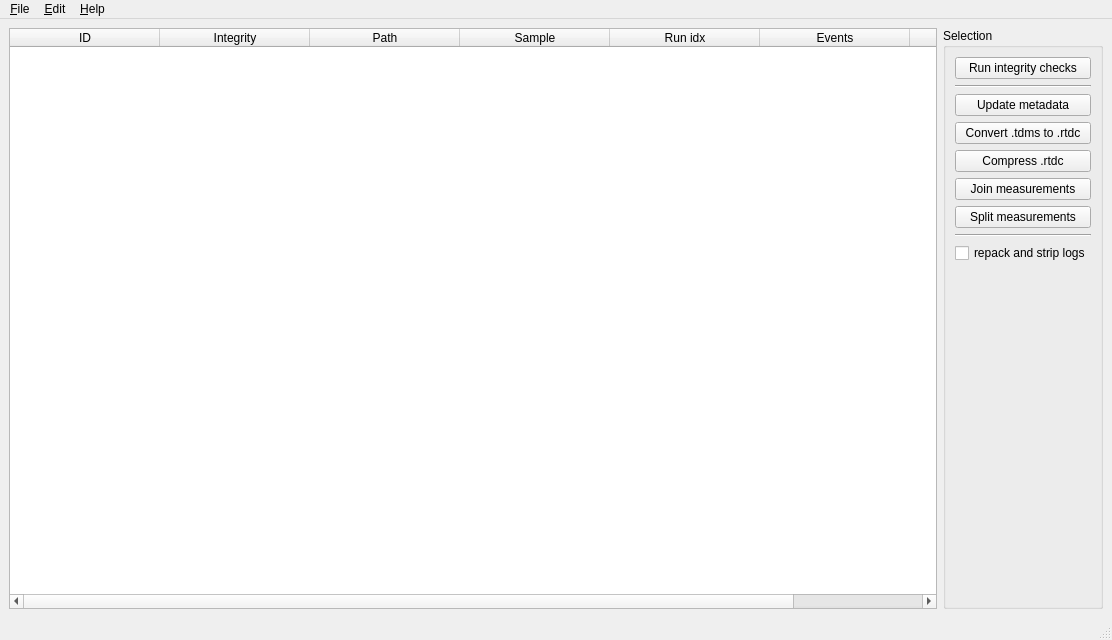
<?xml version="1.0" encoding="UTF-8"?>
<ui version="4.0">
 <class>MainWindow</class>
 <widget class="QMainWindow" name="MainWindow">
  <property name="geometry">
   <rect>
    <x>0</x>
    <y>0</y>
    <width>1112</width>
    <height>640</height>
   </rect>
  </property>
  <property name="acceptDrops">
   <bool>true</bool>
  </property>
  <property name="windowTitle">
   <string>MainWindow</string>
  </property>
  <widget class="QWidget" name="centralwidget">
   <layout class="QHBoxLayout" name="horizontalLayout">
    <item>
     <widget class="QTableWidget" name="tableWidget">
      <property name="dragEnabled">
       <bool>false</bool>
      </property>
      <property name="dragDropMode">
       <enum>QAbstractItemView::NoDragDrop</enum>
      </property>
      <property name="alternatingRowColors">
       <bool>true</bool>
      </property>
      <property name="gridStyle">
       <enum>Qt::CustomDashLine</enum>
      </property>
      <property name="sortingEnabled">
       <bool>true</bool>
      </property>
      <attribute name="horizontalHeaderCascadingSectionResizes">
       <bool>true</bool>
      </attribute>
      <attribute name="horizontalHeaderDefaultSectionSize">
       <number>150</number>
      </attribute>
      <attribute name="horizontalHeaderStretchLastSection">
       <bool>true</bool>
      </attribute>
      <column>
       <property name="text">
        <string>ID</string>
       </property>
      </column>
      <column>
       <property name="text">
        <string>Integrity</string>
       </property>
      </column>
      <column>
       <property name="text">
        <string>Path</string>
       </property>
       <property name="toolTip">
        <string/>
       </property>
      </column>
      <column>
       <property name="text">
        <string>Sample</string>
       </property>
      </column>
      <column>
       <property name="text">
        <string>Run idx</string>
       </property>
      </column>
      <column>
       <property name="text">
        <string>Events</string>
       </property>
      </column>
      <column>
       <property name="text">
        <string>Flow rate</string>
       </property>
      </column>
     </widget>
    </item>
    <item>
     <widget class="QGroupBox" name="groupBox">
      <property name="title">
       <string>Selection</string>
      </property>
      <layout class="QVBoxLayout" name="verticalLayout">
       <item>
        <widget class="QPushButton" name="pushButton_integrity">
         <property name="toolTip">
          <string>checks all datasets for integrity</string>
         </property>
         <property name="text">
          <string>Run integrity checks</string>
         </property>
        </widget>
       </item>
       <item>
        <widget class="Line" name="line">
         <property name="orientation">
          <enum>Qt::Horizontal</enum>
         </property>
        </widget>
       </item>
       <item>
        <widget class="QPushButton" name="pushButton_metadata">
         <property name="toolTip">
          <string>update metadata of individual .rtdc files in-place</string>
         </property>
         <property name="text">
          <string>Update metadata</string>
         </property>
        </widget>
       </item>
       <item>
        <widget class="QPushButton" name="pushButton_tdms2rtdc">
         <property name="enabled">
          <bool>true</bool>
         </property>
         <property name="toolTip">
          <string>convert .tdms measurements to the .rtdc file format (includes update of metadata and lossless compression)</string>
         </property>
         <property name="text">
          <string>Convert .tdms to .rtdc</string>
         </property>
        </widget>
       </item>
       <item>
        <widget class="QPushButton" name="pushButton_compress">
         <property name="toolTip">
          <string>compress .rtdc files losslessly to save disk space (includes update of metadata)</string>
         </property>
         <property name="text">
          <string>Compress .rtdc</string>
         </property>
        </widget>
       </item>
       <item>
        <widget class="QPushButton" name="pushButton_join">
         <property name="enabled">
          <bool>true</bool>
         </property>
         <property name="toolTip">
          <string>join multiple measurements into a single .rtdc file (includes lossless compression)</string>
         </property>
         <property name="text">
          <string>Join measurements</string>
         </property>
        </widget>
       </item>
       <item>
        <widget class="QPushButton" name="pushButton_split">
         <property name="toolTip">
          <string>split a large dataset into multiple smaller .rtdc files (includes lossless compression)</string>
         </property>
         <property name="text">
          <string>Split measurements</string>
         </property>
        </widget>
       </item>
       <item>
        <widget class="Line" name="line_2">
         <property name="orientation">
          <enum>Qt::Horizontal</enum>
         </property>
        </widget>
       </item>
       <item>
        <widget class="QCheckBox" name="checkBox_repack">
         <property name="toolTip">
          <string>Ready data for publication</string>
         </property>
         <property name="text">
          <string>repack and strip logs</string>
         </property>
        </widget>
       </item>
       <item>
        <spacer name="verticalSpacer">
         <property name="orientation">
          <enum>Qt::Vertical</enum>
         </property>
         <property name="sizeHint" stdset="0">
          <size>
           <width>20</width>
           <height>40</height>
          </size>
         </property>
        </spacer>
       </item>
      </layout>
     </widget>
    </item>
   </layout>
  </widget>
  <widget class="QMenuBar" name="menubar">
   <property name="geometry">
    <rect>
     <x>0</x>
     <y>0</y>
     <width>1112</width>
     <height>23</height>
    </rect>
   </property>
   <widget class="QMenu" name="menuFile">
    <property name="title">
     <string>&amp;File</string>
    </property>
    <addaction name="action_add"/>
    <addaction name="action_add_folder"/>
    <addaction name="action_clear"/>
    <addaction name="separator"/>
    <addaction name="action_quit"/>
   </widget>
   <widget class="QMenu" name="menuHelp">
    <property name="title">
     <string>&amp;Help</string>
    </property>
    <addaction name="actionSoftware"/>
    <addaction name="actionAbout"/>
   </widget>
   <widget class="QMenu" name="menu_Edit">
    <property name="title">
     <string>&amp;Edit</string>
    </property>
    <addaction name="action_preferences"/>
   </widget>
   <addaction name="menuFile"/>
   <addaction name="menu_Edit"/>
   <addaction name="menuHelp"/>
  </widget>
  <widget class="QStatusBar" name="statusbar"/>
  <action name="action_add">
   <property name="text">
    <string>&amp;Add measurements</string>
   </property>
  </action>
  <action name="action_clear">
   <property name="text">
    <string>&amp;Clear measurements</string>
   </property>
  </action>
  <action name="action_quit">
   <property name="text">
    <string>&amp;Quit</string>
   </property>
  </action>
  <action name="action_add_folder">
   <property name="text">
    <string>Add &amp;folder with measurements</string>
   </property>
  </action>
  <action name="actionAbout">
   <property name="text">
    <string>About</string>
   </property>
  </action>
  <action name="actionSoftware">
   <property name="text">
    <string>Software</string>
   </property>
  </action>
  <action name="action_preferences">
   <property name="text">
    <string>&amp;Preferences</string>
   </property>
  </action>
 </widget>
 <resources/>
 <connections>
  <connection>
   <sender>action_quit</sender>
   <signal>triggered()</signal>
   <receiver>MainWindow</receiver>
   <slot>close()</slot>
   <hints>
    <hint type="sourcelabel">
     <x>-1</x>
     <y>-1</y>
    </hint>
    <hint type="destinationlabel">
     <x>555</x>
     <y>319</y>
    </hint>
   </hints>
  </connection>
 </connections>
</ui>
